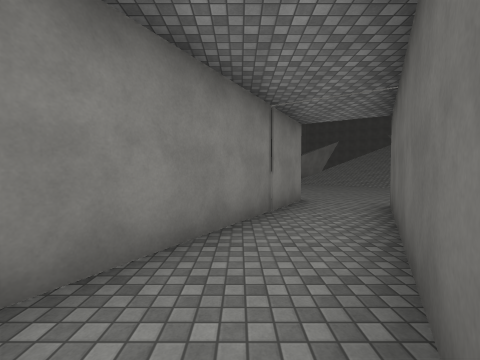
[1] (above)

19 first-person views from a walk through a scene from a Unity 3-D project. The camera is 1.5 m above the floor, tilts 2° down and sees 90° across. The floor is counted in squares, 2 m on a side. Each view is taken from the middle of a square. On the plan, view 1 faces up. The plan holds only what a view shows up to about 9 squares ahead; the rest is blank. The place goes on beyond the plan. The player is left out. Door leaves are left out, so doorways stand open. Surface patterns are stand-ins for the level's own textures.

[2]
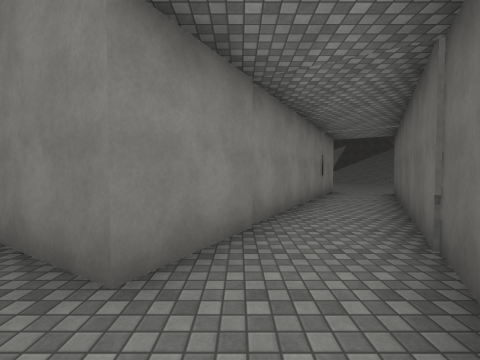

[3]
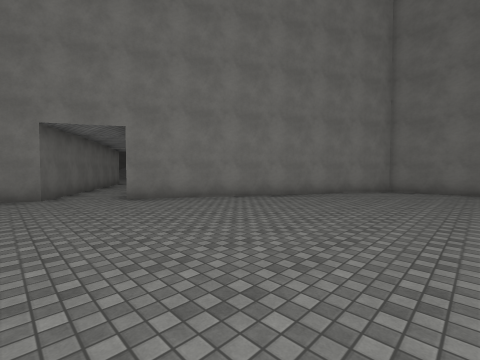

[4]
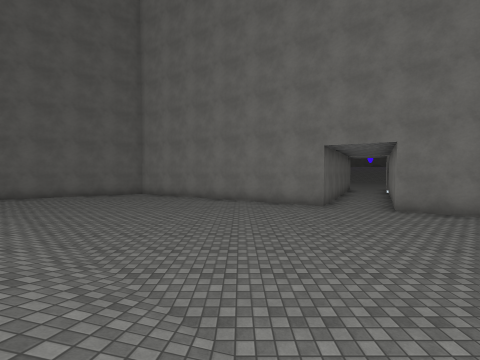

[5]
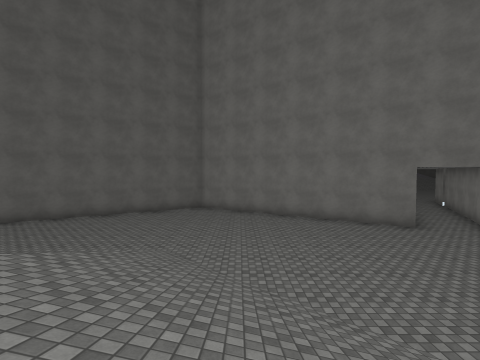

[6]
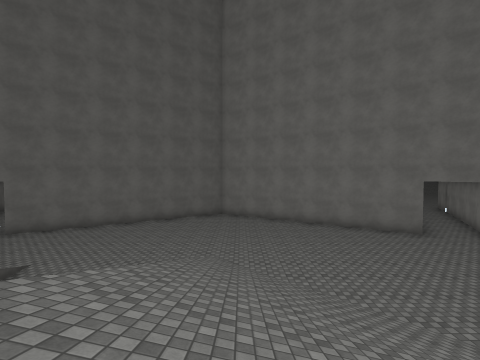

[7]
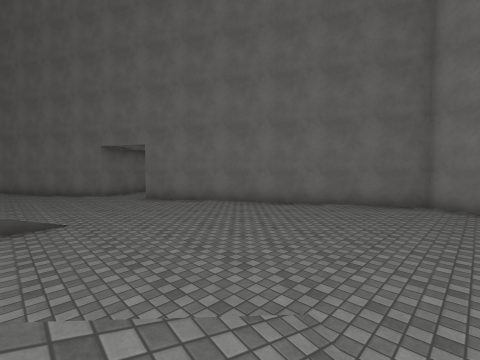

[8]
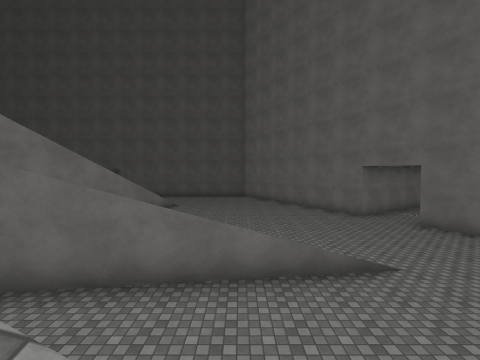

[9]
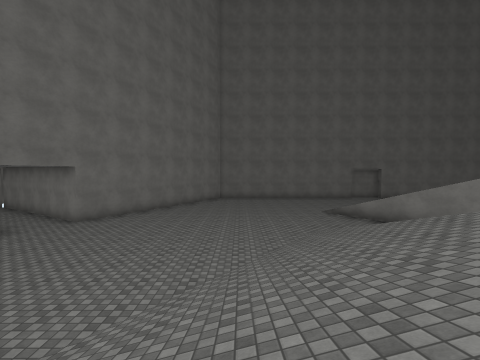

[10]
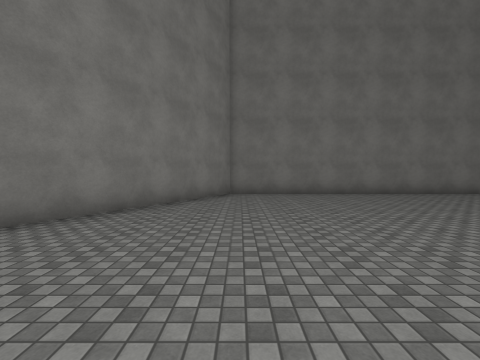

[11]
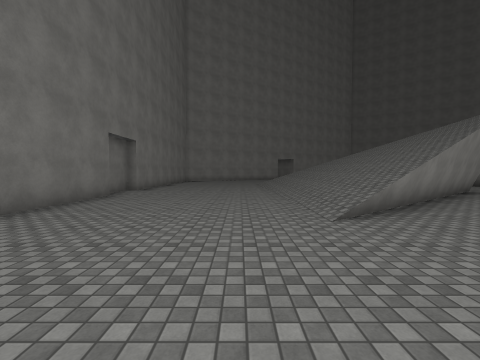

[12]
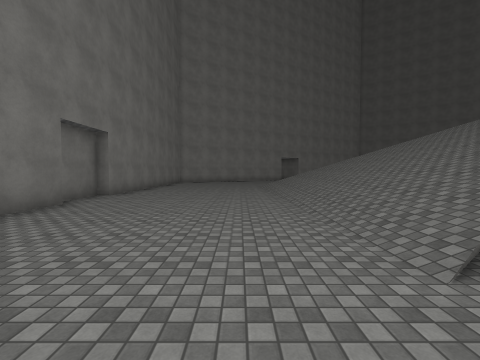

[13]
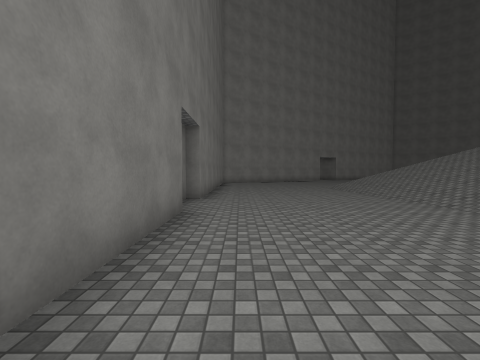

[14]
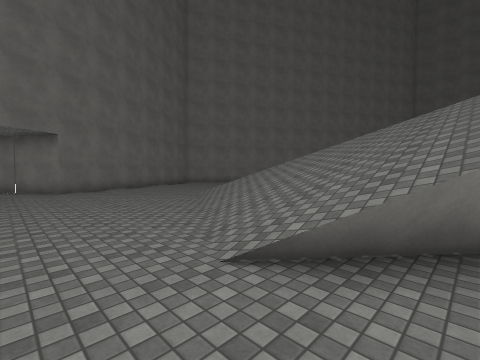

[15]
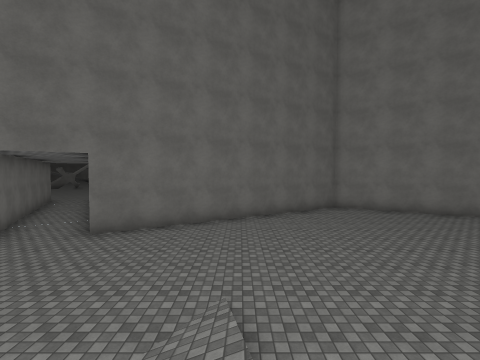

[16]
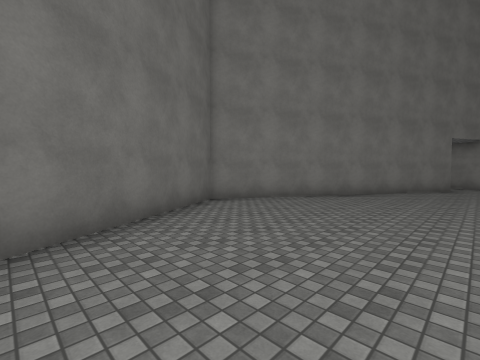

[17]
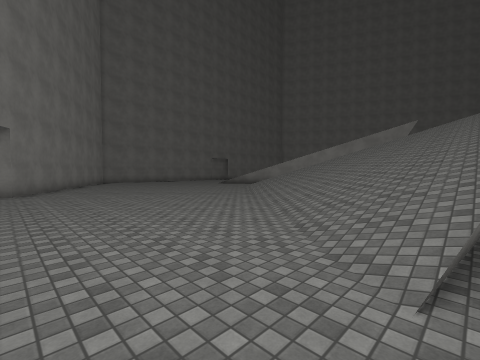

[18]
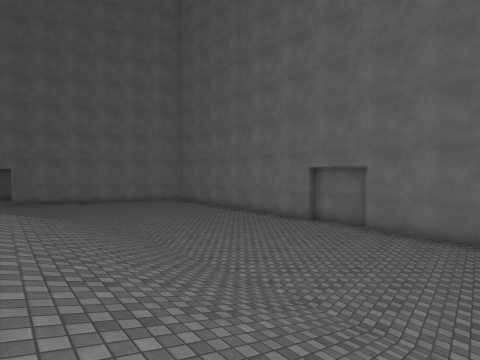

[19]
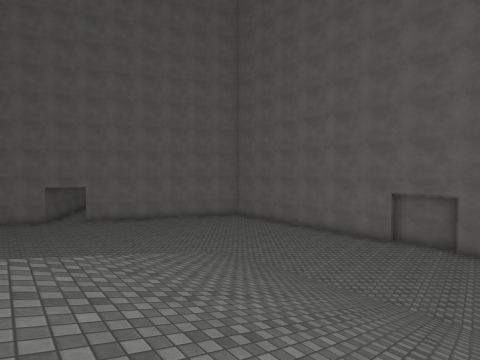

### Floor plan
Key: @ floor where view 1 was taken; # wall or solid block; . floor; / step, stairs or slope; D open door; = window, fence, low wall or low ledge.
Columns run from 7 left of view 1 to 20 right of it. Each row starts with its distance up from view 1.
 24  #....////
 23  #....///////
 22 ##....////////
 21 #......///////
 20 #......///////
 19 ##.....//////
 18  #.....////.
 17  #.....//#.
 16  #.....=..     ////
 15  #.........////////  /////..
 14  #......../////////  /////..
 13  #........../////// ..////..
 12  #...........//////...////..
 11  #............/////...///...
 10  ##............////...=/....
  9   ###...........//=...=/....
  8     ##...........//.........
  7       ##....................
  6        #DDD...............DD
  5        #DDD#.............#DD
  4       ##..###...........###.
  3       #..## ###.......##  ##
  2      ##..#    ###...###
  1      #..##      #####
  0   ####.@#
 -1    ##DD#
 -2     .DD#
 -3      .

Positions as (right, up) in squares from view 1, and headings:
1: (0, 0), facing up
2: (-2, -3), facing up
3: (4, 13), facing down-left
4: (6, 13), facing down
5: (9, 13), facing down
6: (10, 14), facing down
7: (10, 9), facing down-right
8: (11, 11), facing right
9: (10, 12), facing left
10: (2, 11), facing left
11: (-2, 12), facing up
12: (-2, 14), facing up
13: (-5, 15), facing up
14: (20, 15), facing down-left
15: (15, 11), facing down
16: (15, 6), facing down-left
17: (11, 6), facing up-left
18: (2, 24), facing down-left
19: (5, 22), facing down-left
